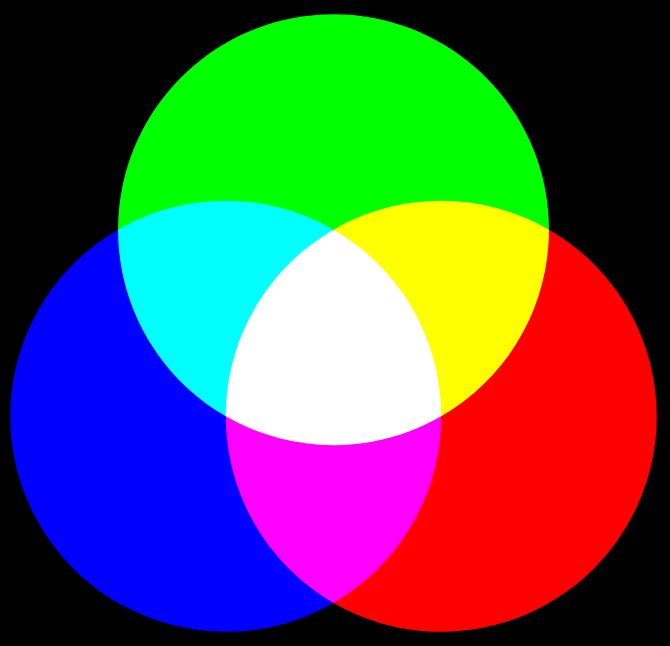
%> input picture Week 7/colours.JPG, 670 x 646 px
$ octave --eval "seperate_colour('colours.JPG');"   (GNU Octave 9; MATLAB toolbox functions it lacks are replaced by stand-ins)
%> lines starting %> are read from the running program, lines starting %| are printed output that depends on the picture
function seperate_colour(rgbimage)
%> called with rgbimage = 'colours.JPG'

img = imread(rgbimage);
%> img is the input picture: size 646x670x3 uint8; mean R, G, B 86, 86, 86.1
red = img(:,:,1);
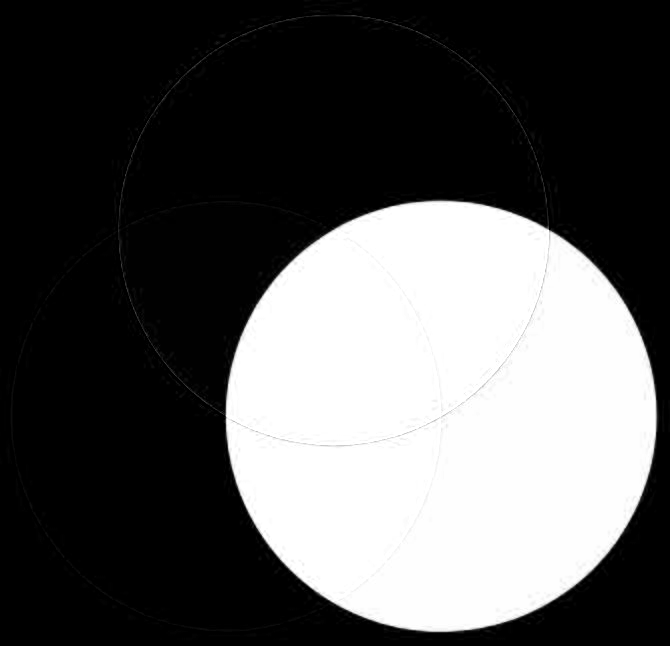
%> red: size 646x670 uint8; min 0, max 255, mean 86
green = img(:,:,2)
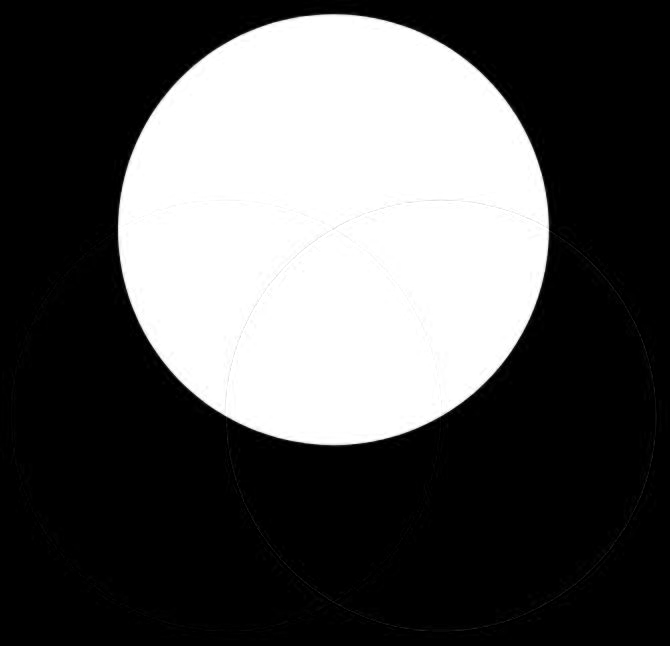
%> green: size 646x670 uint8; min 0, max 255, mean 86; mean of the top-left, top-right, bottom-left and bottom-right quarters 132.8, 130.7, 40.7, 39.9
blue = img(:,:,3)
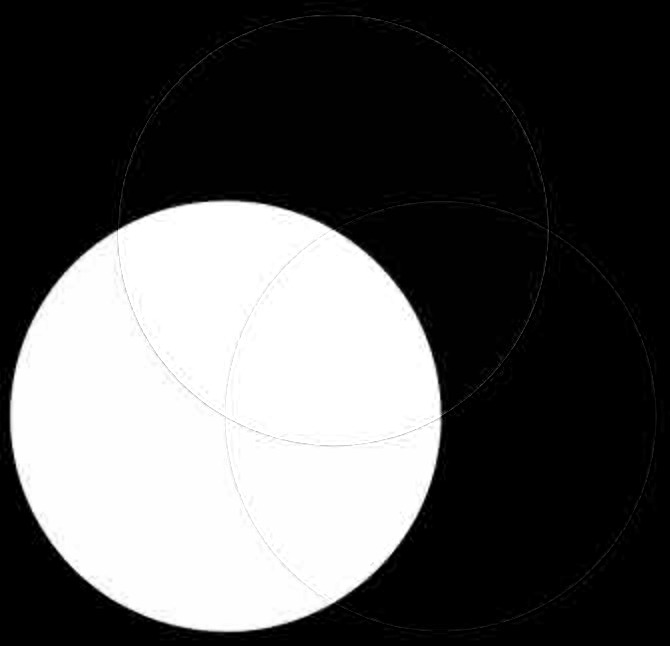
%> blue: size 646x670 uint8; min 0, max 255, mean 86.1
%> `seperate_colour('colours.JPG');`:
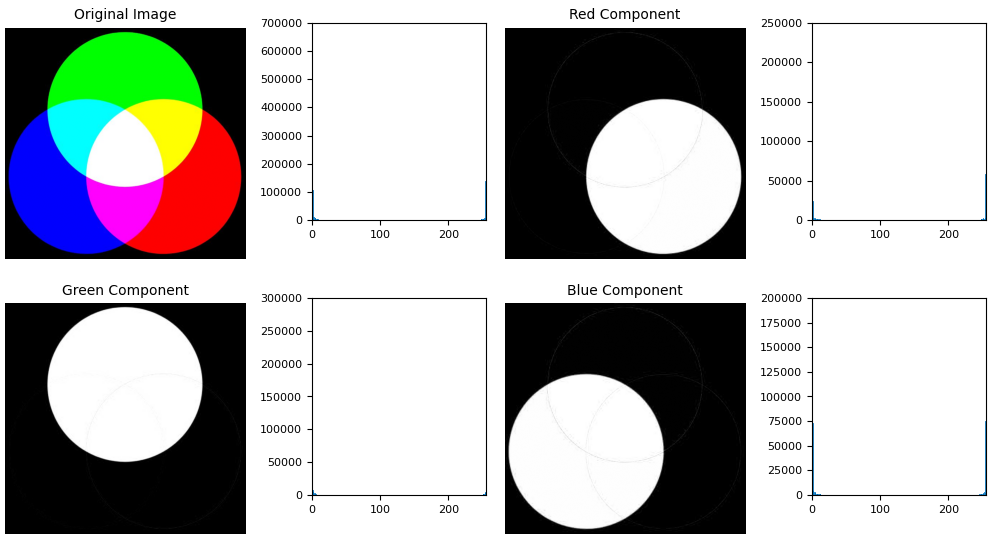
%> figure redrawn from the program's plot data, 8 panels

subplot(2,4,1),imshow(img),title('Original Image')
subplot(2,4,2),imhist(img)
subplot(2,4,3),imshow(red),title('Red Component')
subplot(2,4,4),imhist(red)
subplot(2,4,5),imshow(green),title('Green Component')
subplot(2,4,6),imhist(green)
subplot(2,4,7),imshow(blue),title('Blue Component')
subplot(2,4,8),imhist(blue)
